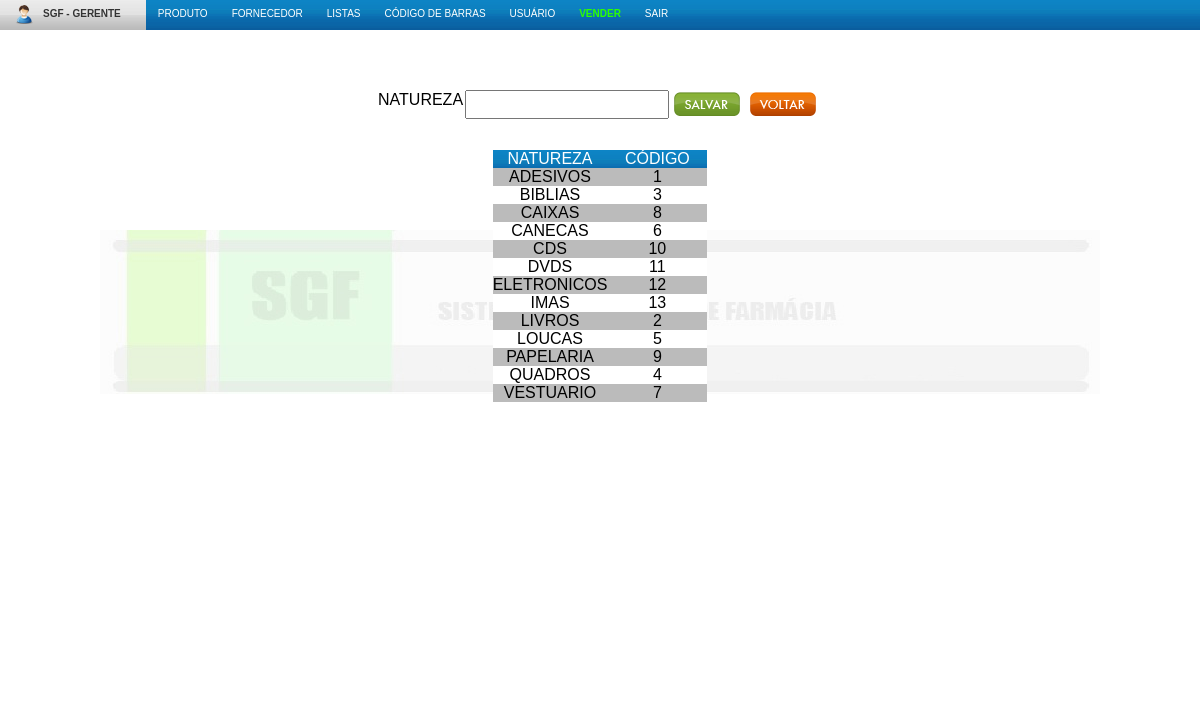
The page /main/cadNatureza.php (signed in) on the database its author committed.
### tables this page shows
CREATE TABLE IF NOT EXISTS `natureza` (
  `idNatureza` int(11) NOT NULL AUTO_INCREMENT,
  `natureza` varchar(50) NOT NULL,
  `codNatureza` int(11) NOT NULL,
  PRIMARY KEY (`idNatureza`),
  UNIQUE KEY `codNatureza` (`codNatureza`)
);

### class/Natureza.class.php (called while the page is built, shortened)
<?php
class Natureza {
	public static function listarNatureza(){
		$query = "SELECT * FROM natureza ORDER BY natureza ASC";
		$res = mysql_query($query);
		return $res;
	}
}
?>

### main/cadNatureza.php (the view, shortened to what this page needs)
<?php
include 'topo.php';
?>
<div id="p_natureza">
<form method="post" action="">
	<table>
		<tr>
			<td>Natureza</td>
			<td><input type="text" name="natureza" style="text-transform: uppercase" />
				<input type="button" class="bt_salvar"  onclick="submit();" value="Salvar" />
				<input type="button" class="bt_voltar" onclick="javascript: window.location='home.php';" value="Voltar" />
			</td>
		</tr>
	</table>
</form>
</div>
<?php
$listarNatureza = Natureza::listarNatureza();
echo "<table cellspacing=0 cellpadding=0 class='lista_natureza'>";
echo "<thead>";
echo "<tr><td>Natureza</td><td>C&oacute;digo</td></tr>";
echo "</thead><tbody>";
while( $row = mysql_fetch_array($listarNatureza) ) {
	echo "<tr><td>{$row['natureza']}</td><td>{$row['codNatureza']}</td></tr>";
}
echo "</tbody></table>";
?>
<?php include 'rodape.php'; ?>

### css/estilo.css (style rules this page uses)
body { text-align:center; margin:0; font: normal 16px tahoma, Arial, Helvetica, sans-serif; text-transform: uppercase; }
table { margin: 0 auto; }
#p_natureza { border:0px solid red; width:500px; height:50px; margin:0 auto; margin-top:50px; margin-bottom: 20px; }
.lista_natureza { text-transform: uppercase; margin:0 auto; }
.lista_natureza td { width:100px; }
input { height: 25px; }
input, textarea, select { text-transform: uppercase; width:200px; }
.bt_salvar { background: url('../imagens/layout/bt_salvar.png') no-repeat; width: 66px; }
.bt_voltar { background: url('../imagens/layout/bt_voltar.png') no-repeat; width: 66px; }
.bt_buscar, .bt_entrar, .bt_enviar, .bt_fechar, .bt_gerar, .bt_entrar, .bt_gravar, .bt_imprimir, .bt_iniciar, .bt_limpar, .bt_salvar, .bt_voltar, .bt_zerar { background-position:0px -24px; height: 24px; padding: 0; margin: 10px 6px 0 0; text-indent: -9999px; border: 0; cursor: pointer; }

### css/menu.css (style rules this page uses)
* { margin: 0; padding: 0; font-size: 100%; }

### rows shown on the page
natureza: natureza "ADESIVOS", codNatureza "1"
natureza: natureza "BIBLIAS", codNatureza "3"
natureza: natureza "CAIXAS", codNatureza "8"
natureza: natureza "CANECAS", codNatureza "6"
natureza: natureza "CDS", codNatureza "10"
natureza: natureza "DVDS", codNatureza "11"
natureza: natureza "ELETRONICOS", codNatureza "12"
natureza: natureza "IMAS", codNatureza "13"
natureza: natureza "LIVROS", codNatureza "2"
natureza: natureza "LOUCAS", codNatureza "5"
natureza: natureza "PAPELARIA", codNatureza "9"
natureza: natureza "QUADROS", codNatureza "4"
natureza: natureza "VESTUARIO", codNatureza "7"

### other values the page prints
$_SESSION['usuario']['nome'] "GERENTE"
